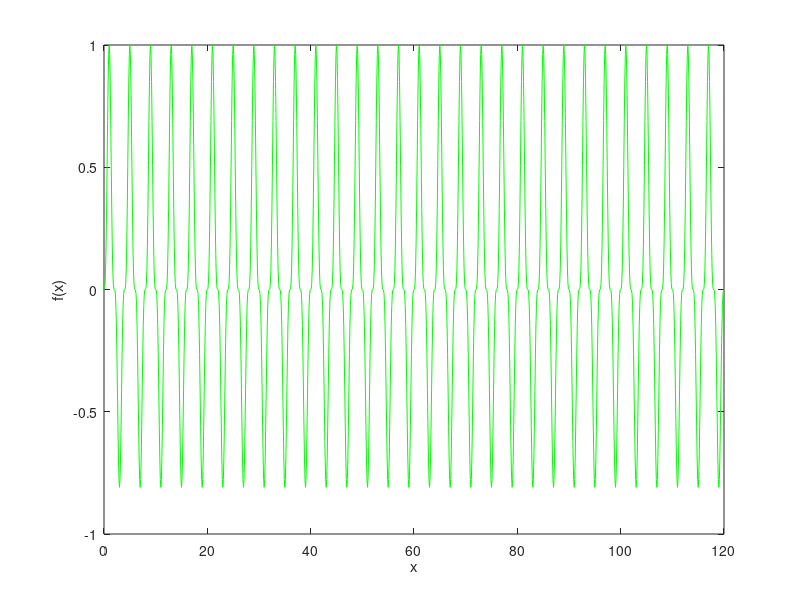

Recreate this plot in MATLAB.
##         Numerical Integration          ##
##  Programado por Gabriel Salateo Rosin  ##


clear
clc
close

## Choose de function you want to integrate:
function f = f(x)
  f = (sin((pi*x)/2)^3.2);
endfunction

## Choose the integration interval:
t = (0:0.1:120);

## Plotting the function you are integrating:
for i = 1:length(t)
  x = t(i);
  F(i) = f(x);
endfor

figure(1)
plot(t,F,'g')
xlabel('x')
ylabel('f(x)')

## Integration algorithm:
h = 2/298;
X = (0:h:2);
n = 2/h;
integral = 0;

for i = 1:2:n
  x0 = X(i);
  x1 = X(i+1);
  x2 = X(i+2);
  f0 = f(x0);
  f1 = f(x1);
  f2 = f(x2);
  I = (h/3)*(f0 + 4*f1 + f2);
  integral = integral + I;
endfor

## Output
integral
